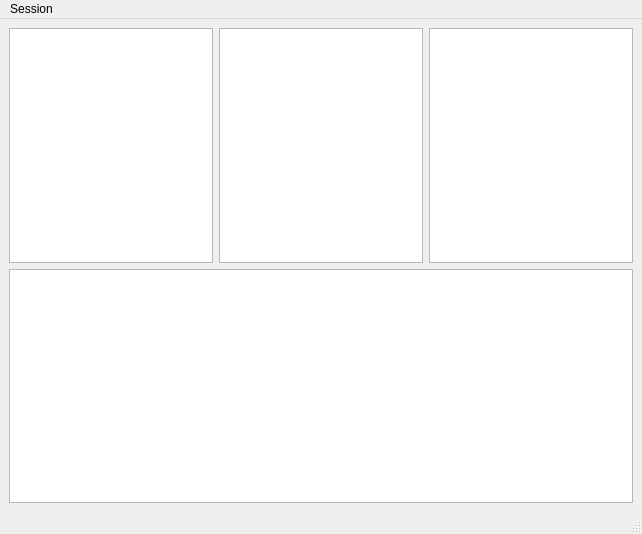
<?xml version="1.0" encoding="UTF-8"?>
<ui version="4.0">
 <class>MainWindow</class>
 <widget class="QMainWindow" name="MainWindow">
  <property name="geometry">
   <rect>
    <x>0</x>
    <y>0</y>
    <width>642</width>
    <height>534</height>
   </rect>
  </property>
  <property name="windowTitle">
   <string>SSH commander</string>
  </property>
  <widget class="QWidget" name="centralwidget">
   <layout class="QGridLayout" name="gridLayout">
    <item row="0" column="0">
     <widget class="QListWidget" name="listWidget_remote_first"/>
    </item>
    <item row="0" column="1">
     <widget class="QListWidget" name="listWidget_remote_second"/>
    </item>
    <item row="0" column="2">
     <widget class="QListWidget" name="listWidget_local"/>
    </item>
    <item row="1" column="0" colspan="3">
     <widget class="QTextEdit" name="textEdit_terminal"/>
    </item>
   </layout>
  </widget>
  <widget class="QMenuBar" name="menubar">
   <property name="geometry">
    <rect>
     <x>0</x>
     <y>0</y>
     <width>642</width>
     <height>26</height>
    </rect>
   </property>
   <widget class="QMenu" name="menuSession">
    <property name="title">
     <string>Session</string>
    </property>
    <addaction name="actionConnect"/>
    <addaction name="actionQuit"/>
   </widget>
   <addaction name="menuSession"/>
  </widget>
  <widget class="QStatusBar" name="statusbar"/>
  <action name="actionConnect">
   <property name="text">
    <string>Connect</string>
   </property>
  </action>
  <action name="actionQuit">
   <property name="text">
    <string>Quit</string>
   </property>
  </action>
 </widget>
 <resources/>
 <connections/>
</ui>
